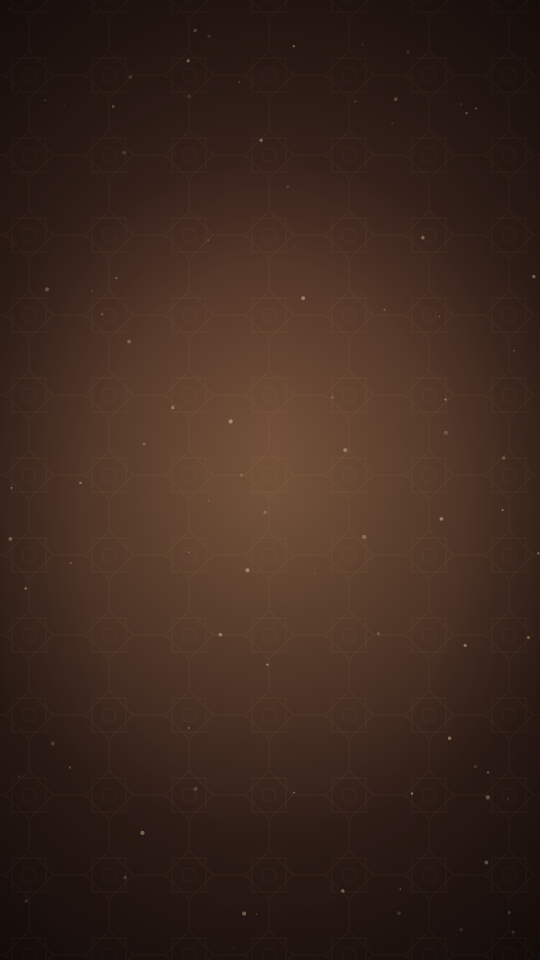
#> input picture docs/promo/shots/stage_bg_clean.png, 1080 x 1920 px, found by its file name (shown at 1/2 size)
$ python make_fan3_v14.py
#> lines starting #> are read from the running program, lines starting #| are printed output that depends on the picture; pictures that were not available may be replaced by others from this repository, and a replacement may not be noted
#!/usr/bin/env python3
"""fan3 v9: 'At a glance' built from Saeed's REAL widget screenshots (flood-fill
corner cutout, pasted pixel-true) + Watch face set to the same Toronto moment.
Splice offsets fixed: never cut inside v7's own dissolve."""
import math
from collections import deque
from PIL import Image, ImageDraw, ImageFont, ImageFilter

W, H = 1080, 1920
GOLD = (232, 199, 122); GOLD_SOFT = (243, 223, 174)
CREAM = (251, 238, 232); BODY = (235, 224, 211); SECOND = (217, 204, 184)

F_SERIF = "/home/hatch/workspace/v7/fonts/Roboto-Bold.ttf"
F_SANS = "/home/hatch/workspace/v7/fonts/Roboto-Regular.ttf"
F_SANS_N = "/home/hatch/workspace/v7/fonts/Roboto-Regular.ttf"
ROBOTO = {400: "/home/hatch/workspace/v7/fonts/Roboto-Regular.ttf",
          500: "/home/hatch/workspace/v7/fonts/Roboto-Medium.ttf",
          700: "/home/hatch/workspace/v7/fonts/Roboto-Bold.ttf"}

# [11 lines left out: functions font, rounded_mask, not called in this run]

def cutout(path):
    """Widget screenshot on white -> RGBA with corners flood-filled away."""
    im = Image.open(path).convert("RGB")
    w, h = im.size
    px = im.load()
    def is_white(x, y):
        r, g, b = px[x, y]
        return r > 238 and g > 238 and b > 238
    seen = bytearray(w * h)
    dq = deque()
    for sx, sy in [(0, 0), (w - 1, 0), (0, h - 1), (w - 1, h - 1)]:
        if is_white(sx, sy):
            dq.append((sx, sy)); seen[sy * w + sx] = 1
    while dq:
        x, y = dq.popleft()
        for nx, ny in ((x + 1, y), (x - 1, y), (x, y + 1), (x, y - 1)):
            if 0 <= nx < w and 0 <= ny < h and not seen[ny * w + nx] and is_white(nx, ny):
                seen[ny * w + nx] = 1; dq.append((nx, ny))
    alpha = Image.new("L", (w, h), 255)
    ap = alpha.load()
    for y in range(h):
        row = y * w
        for x in range(w):
            if seen[row + x]: ap[x, y] = 0
    alpha = alpha.filter(ImageFilter.GaussianBlur(0.7))
    out = im.convert("RGBA"); out.putalpha(alpha)
    return out

# [4 lines left out: function paste_fit, not called in this run]

BG = Image.open("/home/hatch/workspace/v7/stage_bg_clean.png").convert("RGB")
#> BG is the input picture: PIL image 1080x1920 RGB; mean R, G, B 60, 39.4, 29.5
DARK_TOP = (52, 38, 28); DARK_BOT = (26, 19, 14)
UPNEXT = cutout("/home/hatch/workspace/v7/w_upnext.jpg")
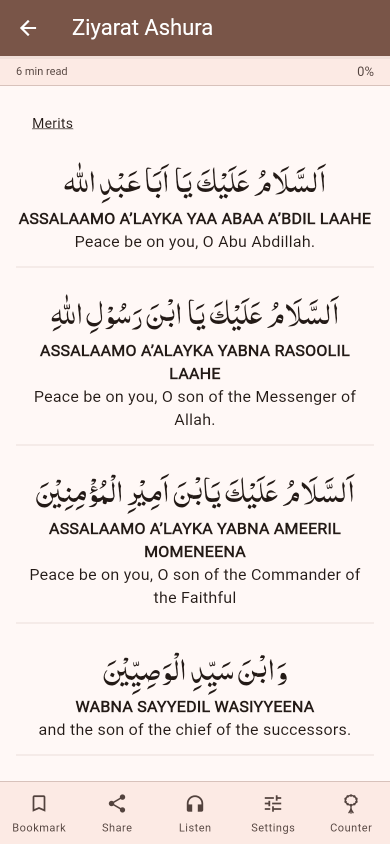
#> input picture docs/promo/shots/ashura.png, 780 x 1688 px, given in place of w_upnext.jpg, which was not available (shown at 1/2 size)
#> in cutout, im is the input picture: PIL image 780x1688 RGB; mean R, G, B 234.8, 224.6, 221.4
#> the loop in cutout, `for sx, sy in [(0, 0), (w - 1, 0), (0, h - 1), (w - 1, h - 1)]:` made 4 passes
#> (r in is_white, g in is_white, b in is_white) on passes 1 to 4: (121, 85, 72), (121, 85, 72), (252, 234, 228), (252, 234, 228)
#> in cutout, `alpha = Image.new("L", (w, h), 255)`: alpha: PIL image 780x1688 L; every value is 255
PRAYERS = cutout("/home/hatch/workspace/v7/w_prayers.jpg")
#> call 2 of cutout, with path = '/home/hatch/workspace/v7/w_prayers.jpg'
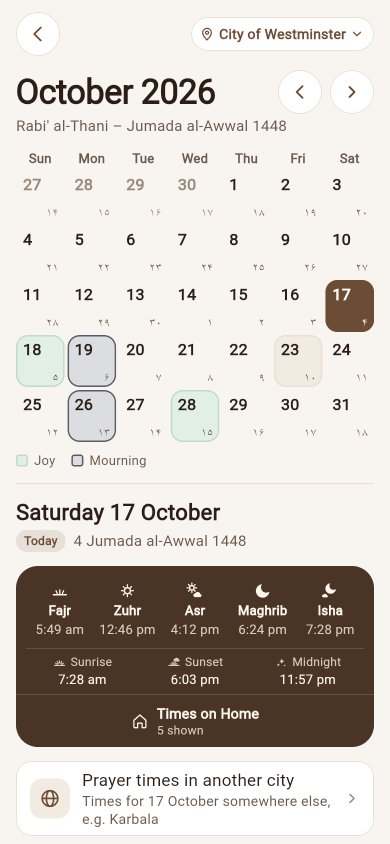
#> input picture docs/promo/shots/calendar.png, 780 x 1688 px, given in place of w_prayers.jpg, which was not available (shown at 1/2 size)
#> in cutout, im is the input picture: PIL image 780x1688 RGB; mean R, G, B 208.4, 201.8, 195.1
#> the loop in cutout (call 2), `while dq:` made 799944 passes
#> (x, y) on passes 2 to 4: (779, 0), (0, 1687), (779, 1687)
#> in cutout (call 2), `alpha = alpha.filter(ImageFilter.GaussianBlur(0.7))`:
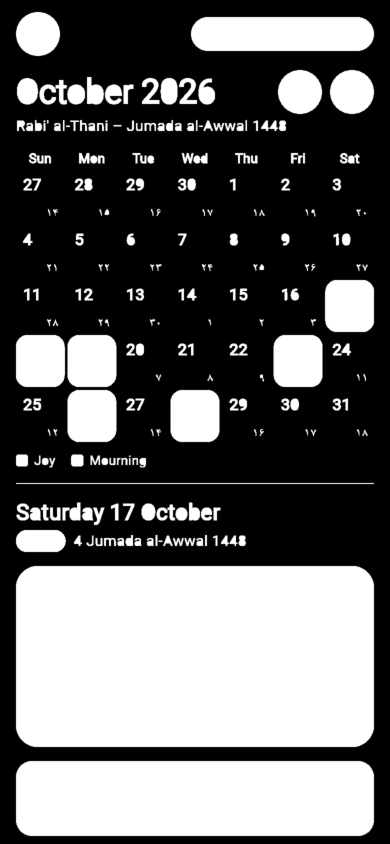
#> alpha: PIL image 780x1688 L (shown at 1/2 size); min 0, max 255, mean 100.1
FAVORITES = cutout("/home/hatch/workspace/v7/w_favorites.jpg")
#> (the run stopped early here; a loop or call above may not have finished)
